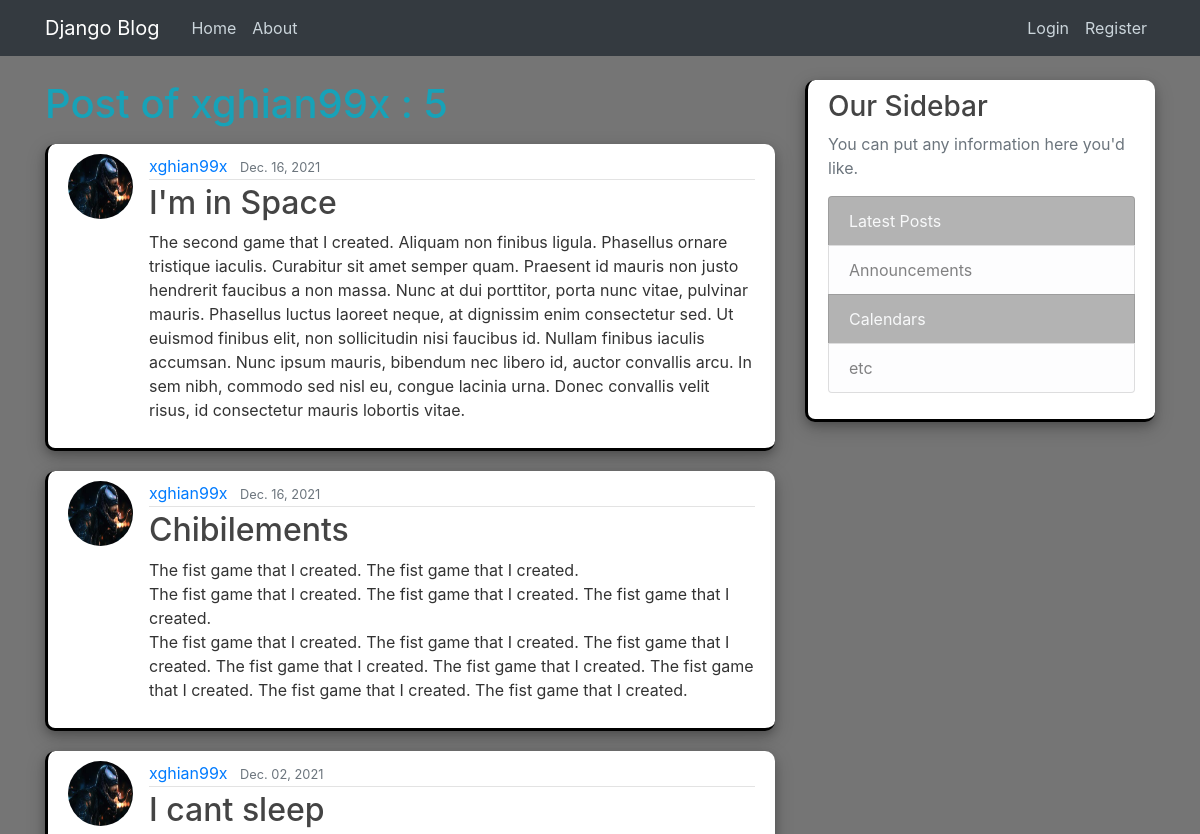
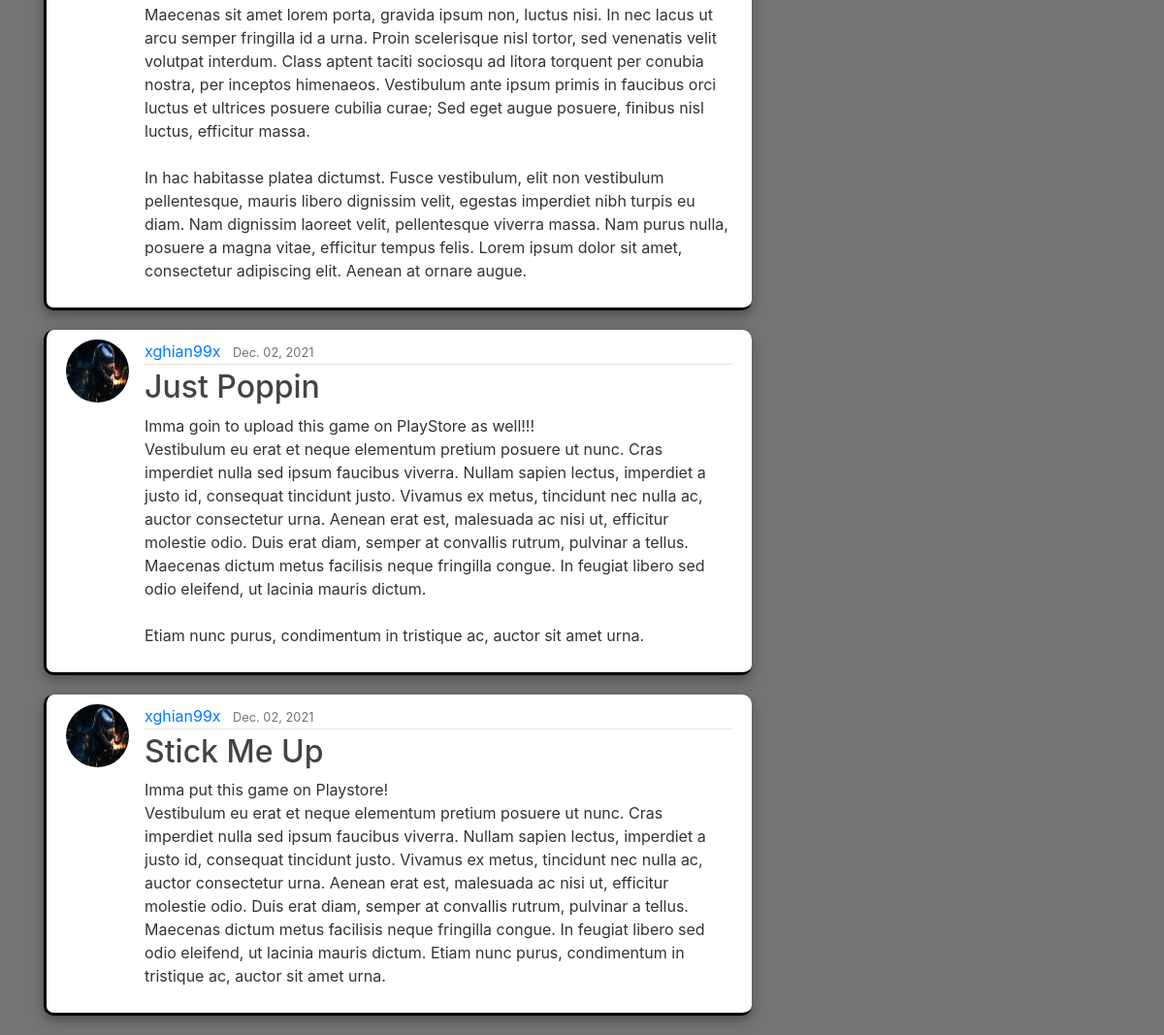
The app's page /user/xghian99x with its own data (2 pictures, top to bottom).
### blog/models.py (models this page shows, shortened)
class Post(models.Model):
    game = models.CharField(max_length=100)
    content = models.TextField()
    date_published = models.DateTimeField(default=timezone.now)
    developer = models.ForeignKey(User, on_delete=models.CASCADE)

### users/models.py (models this page shows, shortened)
class Profile(models.Model):
    user = OneToOneField(User, on_delete=models.CASCADE)
    image = models.ImageField(default='default.jpg', upload_to='profile_pics')

### blog/views.py (the view)
# urls.py: path('user/<str:username>', UserPostListView.as_view(), name="user-posts"),
class UserPostListView(ListView):
    model = Post
    template_name = 'blog/user_posts.html'
    context_object_name = 'posts'
    paginate_by = 5
    def get_queryset(self):
        user = get_object_or_404(User, username=self.kwargs.get('username'))
        return Post.objects.filter(developer=user).order_by('-date_published')

### blog/templates/blog/user_posts.html (shortened to what this page needs)
{% extends "blog/base.html" %}
{% block section %}
    <h1 class="mb-3 text-info">Post of {{ view.kwargs.username }} : {{ page_obj.paginator.count }} </h1>
    {% for post in posts %}
        <article class="media content-section block-border">
            <img class="rounded-circle article-img" src="{{ post.developer.profile.image.url }}" alt="Profile Picture">
            <div class="media-body">
              <div class="article-metadata">
                <a class="mr-2" href="{% url 'user-posts' post.developer.username %}">{{ post.developer }}</a>
                <small class="text-muted">{{ post.date_published|date:"N d, Y" }}</small>
              </div>
              <h2><a class="article-title" href="{% url 'post-detail' post.id %}">{{ post.game }}</a></h2>
              <p class="article-content">{{ post.content }}</p>
            </div>
          </article>
    {% endfor %}
{% endblock section %}

### blog/static/blog/main.css (style rules this page uses)
body { background: #757575; color: #333333; margin-top: 5rem; }
h1, h2, h3, h4, h5, h6 { color: #444444; }
.content-section { background: #ffffff; padding: 10px 20px; border: 1px solid #dddddd; border-radius: 3px; margin-bottom: 20px; }
.article-title { color: #444444; }
.article-content { white-space: pre-line; }
.article-img { height: 65px; width: 65px; margin-right: 16px; }
.article-metadata { padding-bottom: 1px; margin-bottom: 4px; border-bottom: 1px solid #e3e3e3 }
.block-border { border-right: 20px; border-top: 20px; border-radius: 10px; border-color: black; border-width: 3px; box-shadow: 0 4px 8px 0 rgba(0, 0, 0, 0.2), 0 6px 20px 0 rgba(0, 0, 0, 0.19); }

### records on screen
Post: developer.profile.image (picture), developer "xghian99x", date_published "Dec. 16, 2021", game "I'm in Space", content "The second game that I created. Aliquam non finibus ligula. Phasellus ornare tristique iaculis. Curabitur sit amet semper quam. Praesent id mauris non justo hendrerit faucibus a non massa. Nunc at dui porttitor, porta nunc vitae, pulvinar mauris. Phasellus luctus laoreet neque, at dignissim enim consectetur sed. Ut euismod finibus elit, non sollicitudin nisi faucibus id. Nullam finibus iaculis accumsan. Nunc ipsum mauris, bibendum nec libero id, auctor convallis arcu. In sem nibh, commodo sed nisl eu, congue lacinia urna. Donec convallis velit risus, id consectetur mauris lobortis vitae."
Post: developer.profile.image (picture), developer "xghian99x", date_published "Dec. 16, 2021", game "Chibilements", content "The fist game that I created. The fist game that I created. The fist game that I created. The fist game that I created. The fist game that I created. The fist game that I created. The fist game that I created. The fist game that I created. The fist game that I created. The fist game that I created. The fist game that I created. The fist game that I created. The fist game that I created."
Post: developer.profile.image (picture), developer "xghian99x", date_published "Dec. 02, 2021", game "I cant sleep", content "Maecenas sit amet lorem porta, gravida ipsum non, luctus nisi. In nec lacus ut arcu semper fringilla id a urna. Proin scelerisque nisl tortor, sed venenatis velit volutpat interdum. Class aptent taciti sociosqu ad litora torquent per conubia nostra, per inceptos himenaeos. Vestibulum ante ipsum primis in faucibus orci luctus et ultrices posuere cubilia curae; Sed eget augue posuere, finibus nisl luctus, efficitur massa. In hac habitasse platea dictumst. Fusce vestibulum, elit non vestibulum pellentesque, mauris libero dignissim velit, egestas imperdiet nibh turpis eu diam. Nam dignissim laoreet velit, pellentesque viverra massa. Nam purus nulla, posuere a magna vitae, efficitur tempus…"
Post: developer.profile.image (picture), developer "xghian99x", date_published "Dec. 02, 2021", game "Just Poppin", content "Imma goin to upload this game on PlayStore as well!!! Vestibulum eu erat et neque elementum pretium posuere ut nunc. Cras imperdiet nulla sed ipsum faucibus viverra. Nullam sapien lectus, imperdiet a justo id, consequat tincidunt justo. Vivamus ex metus, tincidunt nec nulla ac, auctor consectetur urna. Aenean erat est, malesuada ac nisi ut, efficitur molestie odio. Duis erat diam, semper at convallis rutrum, pulvinar a tellus. Maecenas dictum metus facilisis neque fringilla congue. In feugiat libero sed odio eleifend, ut lacinia mauris dictum. Etiam nunc purus, condimentum in tristique ac, auctor sit amet urna."
Post: developer.profile.image (picture), developer "xghian99x", date_published "Dec. 02, 2021", game "Stick Me Up", content "Imma put this game on Playstore! Vestibulum eu erat et neque elementum pretium posuere ut nunc. Cras imperdiet nulla sed ipsum faucibus viverra. Nullam sapien lectus, imperdiet a justo id, consequat tincidunt justo. Vivamus ex metus, tincidunt nec nulla ac, auctor consectetur urna. Aenean erat est, malesuada ac nisi ut, efficitur molestie odio. Duis erat diam, semper at convallis rutrum, pulvinar a tellus. Maecenas dictum metus facilisis neque fringilla congue. In feugiat libero sed odio eleifend, ut lacinia mauris dictum. Etiam nunc purus, condimentum in tristique ac, auctor sit amet urna."
